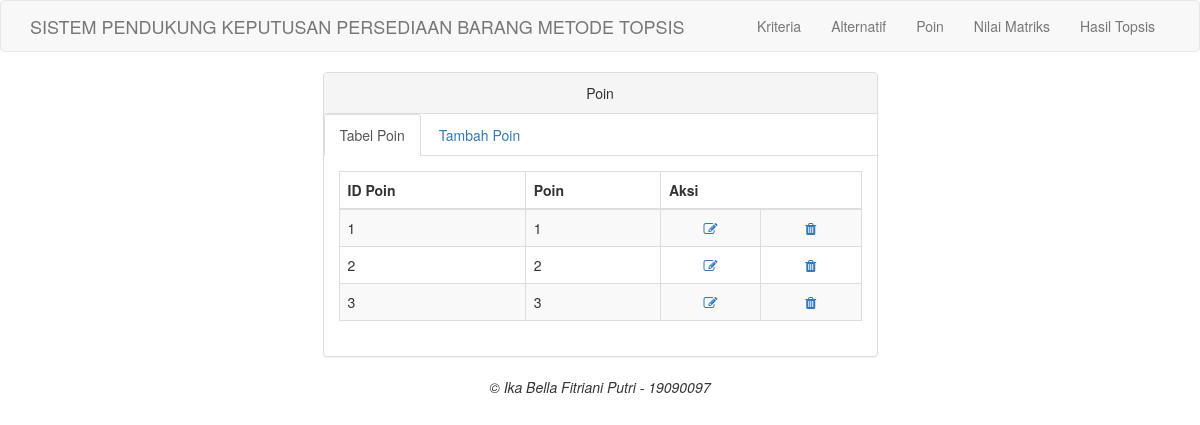
Page /poin.php on the committed database.
### tables this page shows
CREATE TABLE `tab_poin` (
  `id_poin` int NOT NULL,
  `poin` varchar(10) NOT NULL
);

### poin.php (the view, shortened to what this page needs)
<?php
include ("koneksi.php");
 ?>
<!DOCTYPE html>
<html>
  <head>
    <link href="tampilan/css/bootstrap.min.css" rel="stylesheet">
    <link href="tampilan/font-awesome/css/font-awesome.min.css" rel="stylesheet" type="text/css">
  </head>
  <body>
    <nav class="navbar navbar-default navbar-custom">
      <div class="container">
        <div class="navbar-header">
          <a class="navbar-brand" href="index.php">SISTEM PENDUKUNG KEPUTUSAN PERSEDIAAN BARANG METODE TOPSIS</a>
        </div>
        <div class="collapse navbar-collapse">
          <ul class="nav navbar-nav navbar-right">
            <li>
              <a href="kriteria.php">Kriteria</a>
            </li>
            <li>
              <a href="alternatif.php">Alternatif</a>
            </li>
            <li>
              <a href="poin.php">Poin</a>
            </li>
            <li>
              <a href="nilmat.php">Nilai Matriks</a>
            </li>
            <li>
              <a href="hastop.php">Hasil Topsis</a>
            </li>
          </ul>
        </div>
      </div>
    </nav>
    <div class="container">
      <div class="row">
        <div class="col-lg-6 col-lg-offset-3">
            <div class="panel panel-default">
                <div class="panel-heading text-center">
                    Poin
                </div>
                <ul class="nav nav-tabs">
                    <li class="active">
                      <a href="poin.php" data-toggle="tab">Tabel Poin</a>
                    </li>
                    <li>
                      <a href="pointambah.php" data-toggle="tab">Tambah Poin</a>
                    </li>
                </ul>
                <div class="panel-body">
                    <div class="tab-content">
                      <div class="">
                        <table class="table table-striped table-bordered table-hover">
                          <thead>
                            <tr>
                              <th>ID Poin</th>
                              <th>Poin</th>
                              <th colspan="2">Aksi</th>
                            </tr>
                          </thead>
                          <tbody>
                            <?php
                            $sql = $koneksi->query('SELECT * FROM tab_poin');
                            while ($row = $sql->fetch_array()) {
                            ?>
                            <tr>
                              <td><?php echo $row[0] ?></td>
                              <td><?php echo $row[1] ?></td>
                              <td align="center"><a href="editpoin.php?id_poin=<?php echo $row['id_poin'] ?>"><i class="fa fa-edit fa-fw"></i> </td>
                              <td align="center"><a href="hapuspoin.php?id_poin=<?php echo $row['id_poin'] ?>"><i class="fa fa-trash fa-fw"></i> </td>
                            </tr>
                            <?php }?>
                          </tbody>
                        </table>
                      </div>
                    </div>
                </div>
            </div>
        </div>
      </div>
    </div>
    <footer class="text-center">
      <div class="footer-below">
        <div class="container">
          <div class="row">
            <div class="col-lg-12">
              <em>&copy; Ika Bella Fitriani Putri - 19090097</em>
            </div>
          </div>
        </div>
      </div>
    </footer>
  </body>
</html>

### rows in the picture
tab_poin: id_poin "1", poin "1"
tab_poin: id_poin "2", poin "2"
tab_poin: id_poin "3", poin "3"
